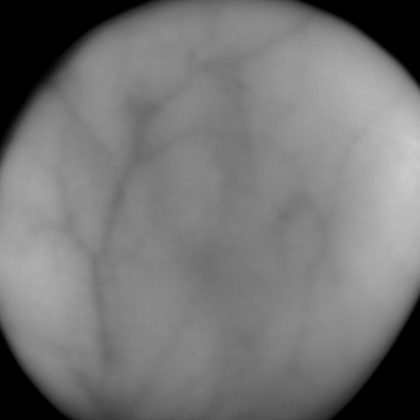
#> input picture 122.bmp, 420 x 420 px
$ python main.py   (older library calls are emulated)
#> lines starting #> are read from the running program, lines starting #| are printed output that depends on the picture; after the words box and inside, x2 and y2 are one past the last pixel; in counts of white or black regions, pixels touching at a corner belong together
from multiprocessing.pool import ThreadPool
from PIL import Image
import numpy as np
import cv2


# [7 lines left out: function get_image, not called in this run]


def build_filters(ksize: int = 21,
                  sigma: float = 21,
                  lambd: float = 21,
                  gamma: float = 2,
                  psi: float = 0):
    filters = []
    for theta in np.arange(0, np.pi, np.pi / 16):
        kern = cv2.getGaborKernel((ksize, ksize), sigma, theta, lambd, gamma, psi, ktype=cv2.CV_32F)
        kern /= 5 * kern.sum()
        filters.append(kern)
    return filters


# [6 lines left out: function process, not called in this run]


def process_threaded(img, filters, threadn=8):
    accum = np.zeros_like(img)

    def f(kern):
        return cv2.filter2D(img, cv2.CV_8UC3, kern)

    pool = ThreadPool(processes=threadn)
    for fimg in pool.imap_unordered(f, filters):
        np.maximum(accum, fimg, accum)
    return accum


# [14 lines left out: function inversion, not called in this run]


def masking(img):
    mask = np.zeros(img.shape[:2], dtype="uint8")
    cv2.circle(mask, (210, 210), 200, 255, -1)
    masked = cv2.bitwise_and(img, img, mask=mask)

    return masked


# [77 lines left out: functions skeletonization, background_remoover, Canny_filter, not called in this run]

if __name__ == '__main__':
    img = cv2.imread('122.bmp')
#> img is the input picture: shape (420, 420, 3); mean B, G, R 116.4, 117.3, 116.4
    # img = cv2.cvtColor(img, cv2.COLOR_BGR2GRAY)
    # img = masking(img)

    fimg = cv2.GaussianBlur(img, (15, 15), 4)
    lap = cv2.Laplacian(img, cv2.CV_64F, ksize=3)
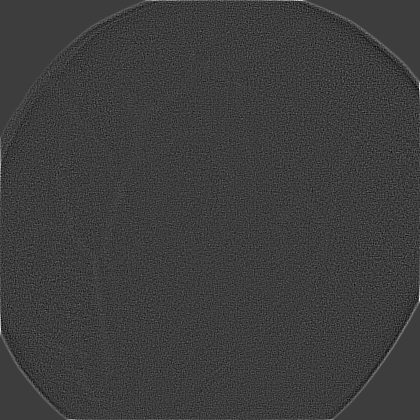
#> lap: shape (420, 420, 3) float64; mean B, G, R 0.1, 0.1, 0.1; drawn with min black and max white
    # lap = np.uint8(np.absolute(lap))

    median = cv2.medianBlur(src=img, ksize=11)

    nimg = cv2.bitwise_not(median)
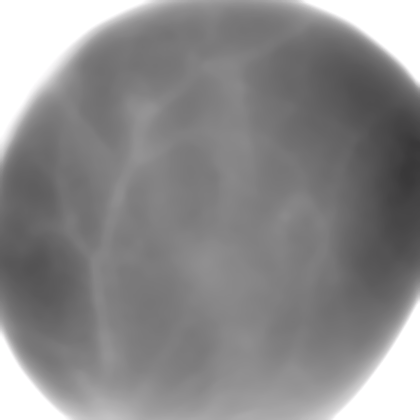
#> nimg: shape (420, 420, 3); mean B, G, R 138.6, 137.7, 138.6
    nimg2 = cv2.bitwise_not(fimg)

    # res1 = process(nimg2, filters)
    # res2 = process_threaded(nimg2, filters)

    cv2.namedWindow('result')

    cv2.createTrackbar('ksize', 'result', 0, 60, lambda x: None)
#> slider 'ksize' is set to 20
    cv2.createTrackbar('sigma', 'result', 0, 400, lambda x: None)
#> slider 'sigma' is set to 100
    # cv2.createTrackbar('theta', 'result', 100, 400, )
    cv2.createTrackbar('lambd', 'result', 0, 400,lambda x: None)
#> slider 'lambd' is set to 80
    cv2.createTrackbar('gamma', 'result', 0, 60,lambda x: None)
#> slider 'gamma' is set to 20
    cv2.createTrackbar('psi', 'result', 0, 100,lambda x: None)
#> slider 'psi' is set to 33
    while (1):
        # Вернуть значение позиции ползунка
        ksize = cv2.getTrackbarPos('ksize', 'result')
        sigma = cv2.getTrackbarPos('sigma', 'result')
        lambd = cv2.getTrackbarPos('lambd', 'result')
        gamma = cv2.getTrackbarPos('gamma', 'result')
        psi = cv2.getTrackbarPos('psi', 'result')

        result = process_threaded(median, build_filters(ksize, sigma/10, lambd/10, gamma/10, psi/10))
#> the loop in process_threaded, `for fimg in pool.imap_unordered(f, filters):` made 16 passes
#> after the loop in process_threaded, `for fimg in pool.imap_unordered(f, filters):`:
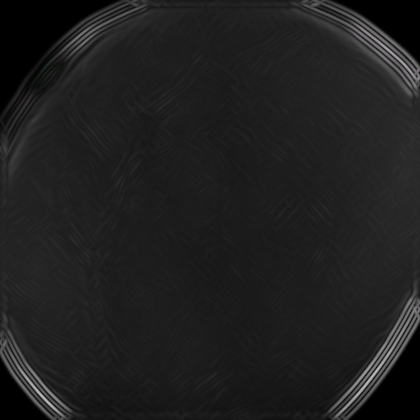
#> accum: shape (420, 420, 3); mean of channels 0, 1, 2 31, 31.2, 31; drawn as B, G, R

        cv2.imshow('blur', median)
        cv2.imshow('result', masking(result))
#> in masking, `mask = np.zeros(img.shape[:2], dtype="uint8")`: mask: shape (420, 420); every value is 0
#> in masking, `cv2.circle(mask, (210, 210), 200, 255, -1)`:
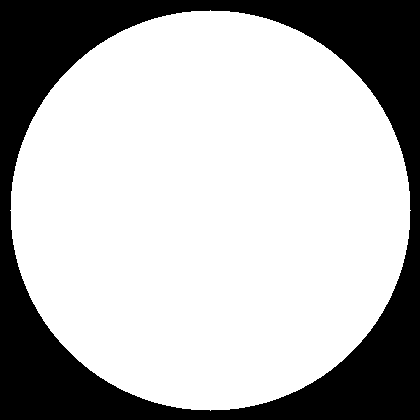
#> mask: shape (420, 420); 71.2% white; 1 black region, box (x1, y1, x2, y2) and area: (0, 0, 420, 420) 50771
#> in masking, `masked = cv2.bitwise_and(img, img, mask=mask)`:
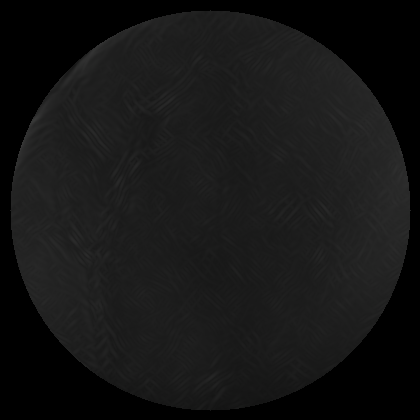
#> masked: shape (420, 420, 3); mean of channels 0, 1, 2 21.5, 21.6, 21.5; drawn as B, G, R
        if cv2.waitKey(1) == ord('q'):
#> (key q is pressed here)
            break
    cv2.imwrite('f122.bmp', masking(result))

    # [39 lines of commented-out code are left out]
    cv2.waitKey()
    cv2.destroyAllWindows()

$ run again, with 180.bmp copied over 122.bmp
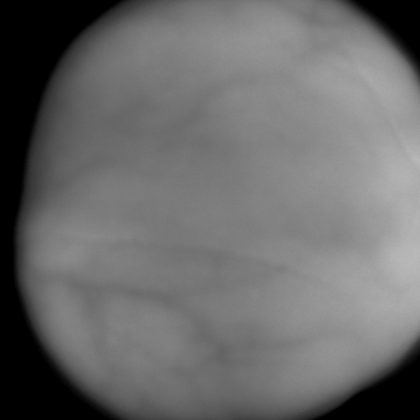
#> input picture 180.bmp, 420 x 420 px
#> img is the input picture: shape (420, 420, 3); mean B, G, R 105.4, 106.3, 105.4
#> `nimg = cv2.bitwise_not(median)`:
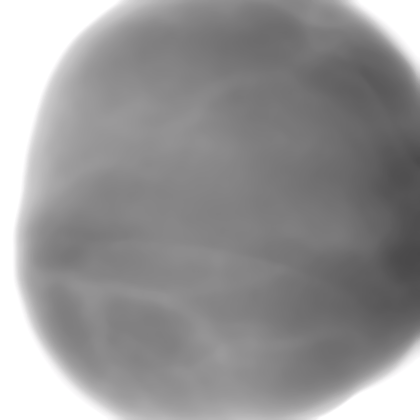
#> nimg: shape (420, 420, 3); mean B, G, R 149.6, 148.7, 149.6
#> the loop in process_threaded, `for fimg in pool.imap_unordered(f, filters):` made 16 passes
#> after the loop in process_threaded, `for fimg in pool.imap_unordered(f, filters):`:
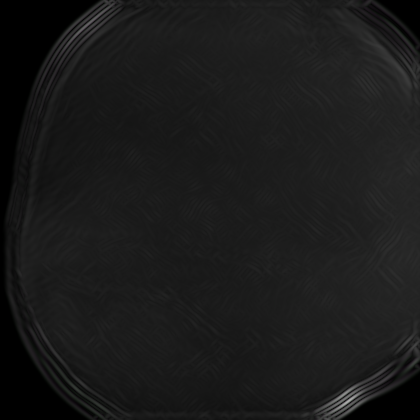
#> accum: shape (420, 420, 3); mean of channels 0, 1, 2 26.2, 26.3, 26.2; drawn as B, G, R

$ run again, with 184.bmp copied over 122.bmp
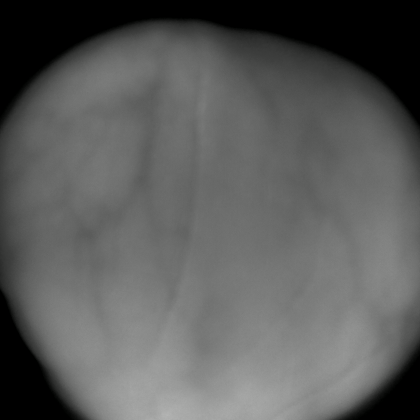
#> input picture 184.bmp, 420 x 420 px
#> img is the input picture: shape (420, 420, 3); mean B, G, R 91.4, 92.2, 91.4
#> `nimg = cv2.bitwise_not(median)`:
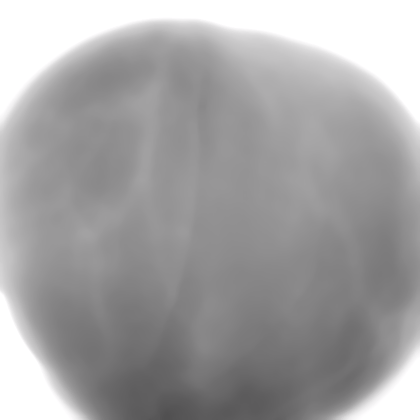
#> nimg: shape (420, 420, 3); mean B, G, R 163.6, 162.8, 163.6
#> the loop in process_threaded, `for fimg in pool.imap_unordered(f, filters):` made 16 passes
#> in masking, `masked = cv2.bitwise_and(img, img, mask=mask)`:
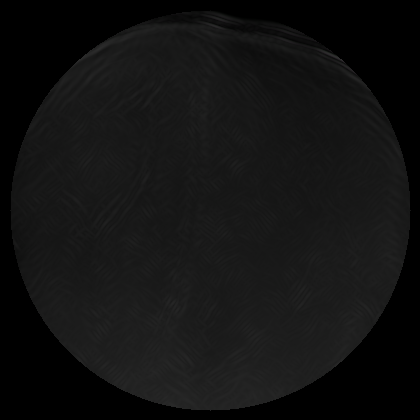
#> masked: shape (420, 420, 3); mean of channels 0, 1, 2 17.9, 18.1, 17.9; drawn as B, G, R
